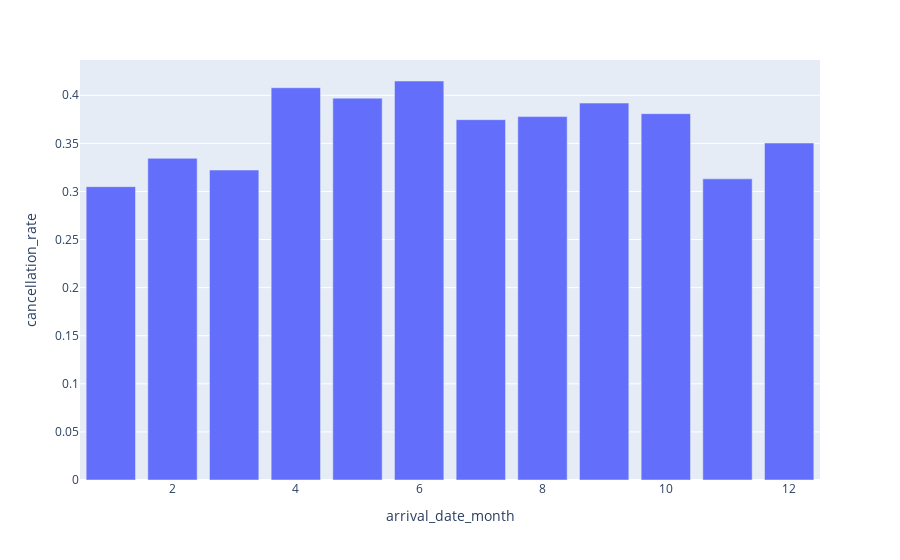

The code cell stored with this chart in its notebook:
### Code cell
# Calculate cancellation rates every month
merged = pd.merge(total_bookings, cancellations,  on ='arrival_date_month' )
merged['cancellation_rate'] = merged['is_canceled'] / merged['total_bookings']
 

# Create bar chart of cancellation rate every month
px.bar(merged, x='arrival_date_month', y='cancellation_rate')

### Figure 1 — Plotly figure (JSON) as saved in the notebook; plotly's stock layout.template omitted (floating-point values rounded to 4 significant figures)
{"data": [{"alignmentgroup": "True", "hovertemplate": "arrival_date_month=%{x}<br>cancellation_rate=%{y}<extra></extra>", "legendgroup": "", "marker": {"color": "#636efa", "pattern": {"shape": ""}}, "name": "", "offsetgroup": "", "orientation": "v", "showlegend": false, "textposition": "auto", "type": "bar", "x": [1, 2, 3, 4, 5, 6, 7, 8, 9, 10, 11, 12], "xaxis": "x", "y": [0.305, 0.3345, 0.3223, 0.4078, 0.397, 0.4149, 0.3746, 0.3778, 0.3919, 0.3809, 0.3131, 0.3503], "yaxis": "y"}], "layout": {"barmode": "relative", "legend": {"tracegroupgap": 0}, "margin": {"t": 60}, "xaxis": {"anchor": "y", "domain": [0, 1], "title": {"text": "arrival_date_month"}}, "yaxis": {"anchor": "x", "domain": [0, 1], "title": {"text": "cancellation_rate"}}}}
